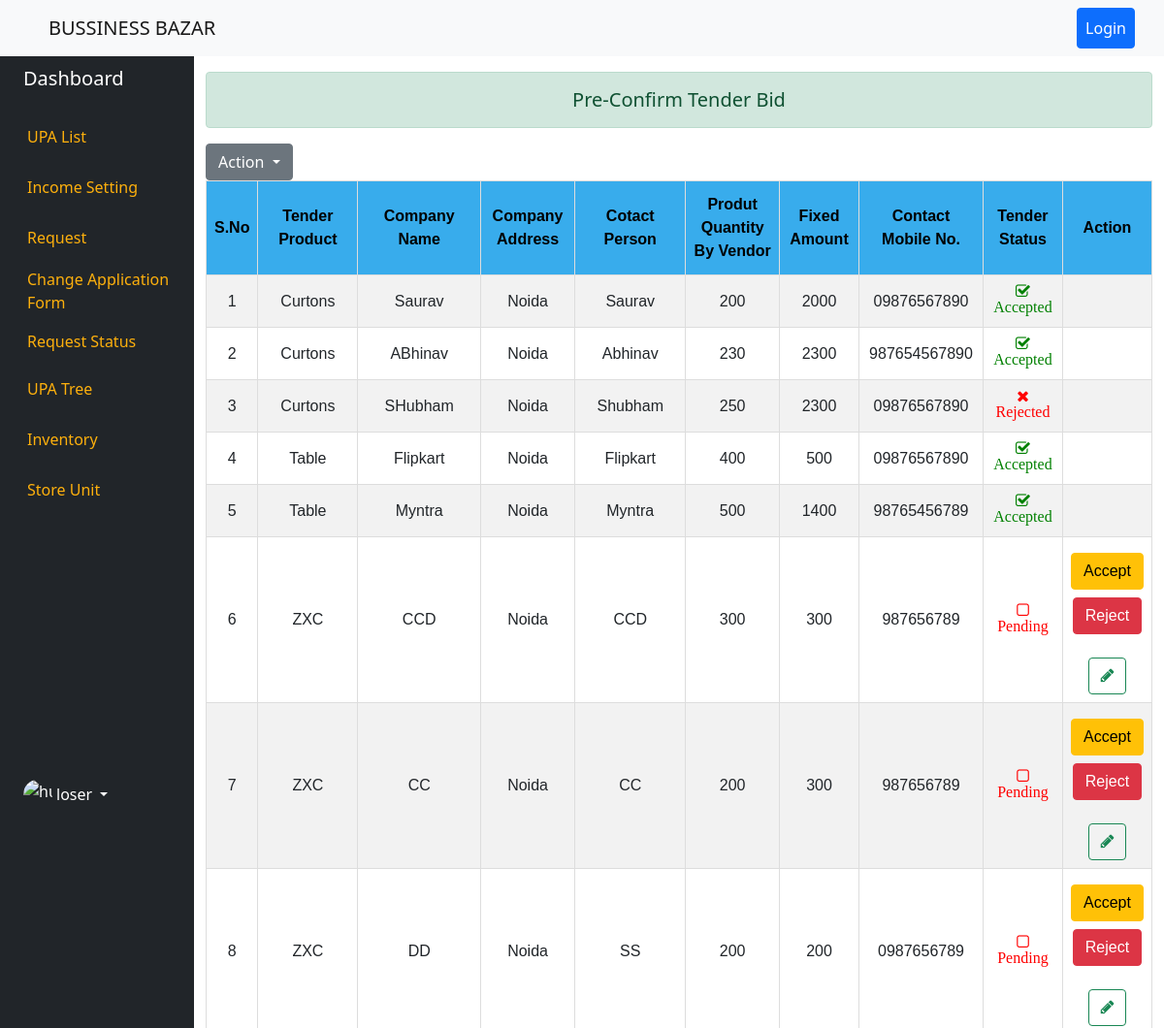
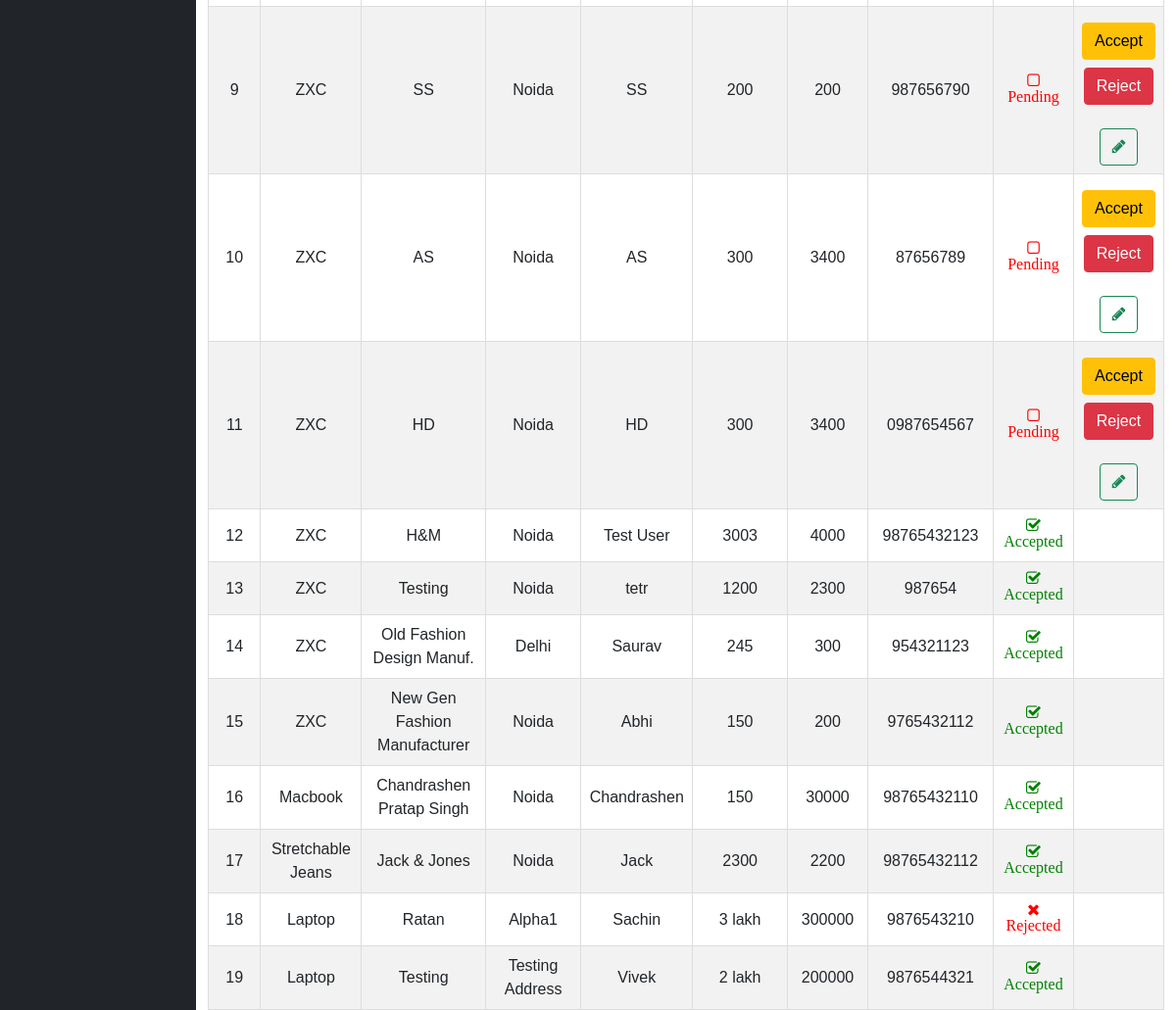
The page /tender_compare_negotiate_list/ on the database its author committed (2 pictures, top to bottom).
### dashboard/models.py (models this page shows, shortened)
class TenderRaise(models.Model):
    TENDER_STATUS = (
        ('Pending','Pending'),
        ('Rejected','Rejected'),
        ('Accepted','Accepted'),
        ('Negotiated','Negotiated'),
    )
    tender_product = models.ForeignKey(TenderProduct,on_delete=models.SET_NULL,blank=True, null=True)
    company_name = models.CharField(max_length=200,blank=True, null=True)
    company_address = models.CharField(max_length=200,blank=True, null=True)
    contact_person = models.CharField(max_length=200,blank=True, null=True)
    amount_range = models.CharField(max_length=100,blank=True, null=True) # product quantity
    fixed_amount = models.PositiveIntegerField(blank=True, null=True) # product amount for sell.
    negotiate_quantity = models.PositiveIntegerField(default=0,blank=True, null=True)
    negotiate_price = models.PositiveIntegerField(default=0,blank=True, null=True)
    total_product_quantity = models.PositiveIntegerField(default=0,blank=True, null=True)
    contact_mobile = models.CharField(max_length=12,blank=True, null=True)
    tender_status = models.CharField(max_length=10,choices=TENDER_STATUS,default="Pending",blank=True, null=True)
    negotiation_update = models.DateTimeField(auto_now=True,blank=True, null=True)

class TenderProduct(models.Model):
    tender_product_no = models.PositiveIntegerField(unique=True,blank=True, null=True)
    product_image = models.ImageField(upload_to = "tender_product/image/",blank=True, null=True)
    product_name = models.CharField(max_length=200,blank=True, null=True)
    amount = models.PositiveIntegerField(blank=True, null=True)
    active = models.BooleanField(default=False,blank=True, null=True)
    tender_date = models.DateTimeField(blank=True, null=True)
    tender_product_quantity = models.PositiveIntegerField(blank=True, null=True)
    total_product_quantity_by_vendor = models.IntegerField(blank=True, null=True,default=0)
    created_by = models.ForeignKey(User,on_delete=models.SET_NULL,blank=True, null=True,related_name="create_tender")
    updated_by = models.ForeignKey(User,on_delete=models.SET_NULL,blank=True, null=True,related_name="update_tender")

### dashboard/views.py (the view)
# urls.py: path('tender_compare_negotiate_list/',compare_negotiate,name="tender_compare_negotiate_list"),
def compare_negotiate(request):
    qs = TenderRaise.objects.all().order_by('-id')
    context = {'tenders':qs}
    return render(request,'dashboard/tender_compare_negotiate.html',context)

### templates/dashboard/tender_compare_negotiate.html (shortened to what this page needs)
{% extends "base.html" %}
{% block content %}
<div class="container-fluid">
    <div class="row flex-nowrap">
        {% include 'left_panel.html' %}
        <div class="col">
            <h5 class="alert alert-success text-center mt-3">Pre-Confirm Tender Bid</h5>
            <div class="btn-group">
            <button type="button" class="btn btn-secondary dropdown-toggle" data-bs-toggle="dropdown" aria-expanded="false">
                Action
            </button>
            </div>
                <table id="customers">
                    <tr>
                      <th>S.No</th>
                      <th>Tender Product</th>
                      <th>Company Name</th>
                      <th>Company Address</th>
                      <th>Cotact Person</th>
                      <th>Produt Quantity By Vendor</th>
                      <th>Fixed Amount</th>
                      <th>Contact Mobile No.</th>
                      <th>Tender Status</th>
                      <th>Action</th>
                    </tr>
                    {% for firm in tenders %}
                    <tr>
                        <td>{{forloop.counter}}</td>
                        <td>{{firm.tender_product.product_name}}</td>
                        <td>{{firm.company_name}}</td>
                        <td>{{firm.company_address}}</td>
                        <td>{{firm.contact_person}}</td>
                        <td>{{firm.amount_range}}</td>
                        <td>{{firm.fixed_amount}}</td>
                        <td>{{firm.contact_mobile}}</td>
                        <td>
                            {% if firm.tender_status == "Pending" %}
                            <i class="fa fa-square-o" aria-hidden="true" style="color: red"> {{firm.tender_status}}</i>
                            {% elif firm.tender_status == "Accepted" %}
                            <i class="fa fa-check-square-o" aria-hidden="true" style="color: green;"> {{firm.tender_status}}</i>
                            {% else %}
                            <i class="fa fa-times" aria-hidden="true" style="color: red;"> {{firm.tender_status}}</i>
                            {% endif %}
                        </td>
                        <td>
                        {% if firm.tender_status == "Pending"%}
                            <form method="GET" action="{% url 'tender_accept'%}">
                            <button type="submit" class="btn btn-warning mt-2" >
                                 Accept
                            </button>
                            </form>
                            <form method="GET" action="{% url 'tender_reject'%}">
                            <button type="submit" class="btn btn-danger mt-2" >
                                 Reject
                            </button>
                            </form>
                            {% endif %} <br>
                            {% if firm.tender_status == "Pending" %}
                            <a href="{% url 'tender_compare_final'%}?tender_id={{firm.pk}}" class="btn btn-outline-success" title="Negotiate"><i class="fa fa-pencil" aria-hidden="true"></i></a>
                            {% endif %}
                        </td>
                    </tr>
                    {% endfor %}
                </table>
        </div>
    </div>
</div>
{% endblock content %}

### static/style.css (style rules this page uses)
#customers { font-family: Arial, Helvetica, sans-serif; border-collapse: collapse; width: 100%; }
#customers td, #customers th { border: 1px solid #ddd; padding: 8px; }
#customers tr:nth-child(even) { background-color: #f2f2f2; }
#customers th { padding-top: 12px; padding-bottom: 12px; text-align: center; background-color: #38ACEC; color: black; }
#customers td { text-align: center; }

### rows shown on the page
TenderRaise: tender_product.product_name "Curtons", company_name "Saurav", company_address "Noida", contact_person "Saurav", amount_range "200", fixed_amount "2000", contact_mobile "09876567890", tender_status "Accepted"
TenderRaise: tender_product.product_name "Curtons", company_name "ABhinav", company_address "Noida", contact_person "Abhinav", amount_range "230", fixed_amount "2300", contact_mobile "987654567890", tender_status "Accepted"
TenderRaise: tender_product.product_name "Curtons", company_name "SHubham", company_address "Noida", contact_person "Shubham", amount_range "250", fixed_amount "2300", contact_mobile "09876567890", tender_status "Rejected"
TenderRaise: tender_product.product_name "Table", company_name "Flipkart", company_address "Noida", contact_person "Flipkart", amount_range "400", fixed_amount "500", contact_mobile "09876567890", tender_status "Accepted"
TenderRaise: tender_product.product_name "Table", company_name "Myntra", company_address "Noida", contact_person "Myntra", amount_range "500", fixed_amount "1400", contact_mobile "98765456789", tender_status "Accepted"
TenderRaise: tender_product.product_name "ZXC", company_name "CCD", company_address "Noida", contact_person "CCD", amount_range "300", fixed_amount "300", contact_mobile "987656789", tender_status "Pending"
TenderRaise: tender_product.product_name "ZXC", company_name "CC", company_address "Noida", contact_person "CC", amount_range "200", fixed_amount "300", contact_mobile "987656789", tender_status "Pending"
TenderRaise: tender_product.product_name "ZXC", company_name "DD", company_address "Noida", contact_person "SS", amount_range "200", fixed_amount "200", contact_mobile "0987656789", tender_status "Pending"
TenderRaise: tender_product.product_name "ZXC", company_name "SS", company_address "Noida", contact_person "SS", amount_range "200", fixed_amount "200", contact_mobile "987656790", tender_status "Pending"
TenderRaise: tender_product.product_name "ZXC", company_name "AS", company_address "Noida", contact_person "AS", amount_range "300", fixed_amount "3400", contact_mobile "87656789", tender_status "Pending"
TenderRaise: tender_product.product_name "ZXC", company_name "HD", company_address "Noida", contact_person "HD", amount_range "300", fixed_amount "3400", contact_mobile "0987654567", tender_status "Pending"
TenderRaise: tender_product.product_name "ZXC", company_name "H&M", company_address "Noida", contact_person "Test User", amount_range "3003", fixed_amount "4000", contact_mobile "98765432123", tender_status "Accepted"
TenderRaise: tender_product.product_name "ZXC", company_name "Testing", company_address "Noida", contact_person "tetr", amount_range "1200", fixed_amount "2300", contact_mobile "987654", tender_status "Accepted"
TenderRaise: tender_product.product_name "ZXC", company_name "Old Fashion Design Manuf.", company_address "Delhi", contact_person "Saurav", amount_range "245", fixed_amount "300", contact_mobile "954321123", tender_status "Accepted"
TenderRaise: tender_product.product_name "ZXC", company_name "New Gen Fashion Manufacturer", company_address "Noida", contact_person "Abhi", amount_range "150", fixed_amount "200", contact_mobile "9765432112", tender_status "Accepted"
TenderRaise: tender_product.product_name "Macbook", company_name "Chandrashen Pratap Singh", company_address "Noida", contact_person "Chandrashen", amount_range "150", fixed_amount "30000", contact_mobile "98765432110", tender_status "Accepted"
TenderRaise: tender_product.product_name "Stretchable Jeans", company_name "Jack & Jones", company_address "Noida", contact_person "Jack", amount_range "2300", fixed_amount "2200", contact_mobile "98765432112", tender_status "Accepted"
TenderRaise: tender_product.product_name "Laptop", company_name "Ratan", company_address "Alpha1", contact_person "Sachin", amount_range "3 lakh", fixed_amount "300000", contact_mobile "9876543210", tender_status "Rejected"
TenderRaise: tender_product.product_name "Laptop", company_name "Testing", company_address "Testing Address", contact_person "Vivek", amount_range "2 lakh", fixed_amount "200000", contact_mobile "9876544321", tender_status "Accepted"
